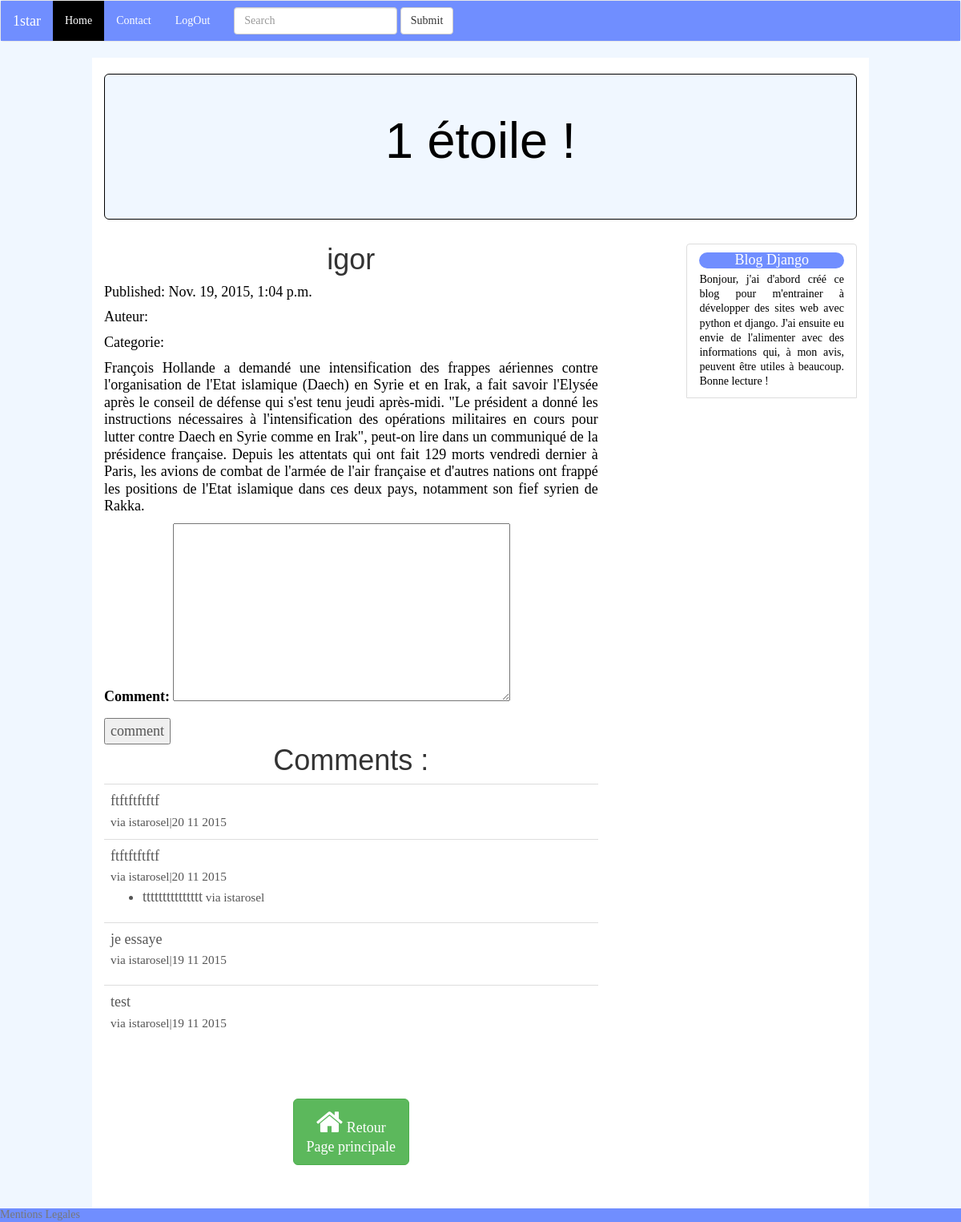
Screenshot of /parution/2/ (signed in) with the database file from the repository.
### blogdef/models.py (models this page shows, shortened)
class Parution(models.Model):
	titre = models.CharField(max_length=255,default="sans titre")
	auteur = models.CharField(max_length=100)
	contenu = models.TextField(default="blabla")
	classement = models.ForeignKey(TypeParution)
	date = models.DateTimeField(auto_now_add=True,auto_now=False,verbose_name="Date de parution")

### comments/models.py (models this page shows, shortened)
class Comment(models.Model):
	user = models.ForeignKey(MyUser)
	parent = models.ForeignKey("self",null=True,blank=True)
	path = models.CharField(max_length=350)
	parution = models.ForeignKey(Parution,null=True,blank=True)
	text = models.TextField()
	updated = models.DateTimeField(auto_now=True, auto_now_add=False)
	timestamp = models.DateTimeField(auto_now=False,auto_now_add=True)
	active = models.BooleanField(default=True)
	objects = CommentManager()
	class Meta:
		ordering = ['-timestamp']
	@property
	def get_comment(self):
		return self.text
	@property
	def is_child(self):
		if self.parent is not None:
			return True
		else :
			return False
	def get_children(self):
		if self.is_child:
			return None
		else :
			return Comment.objects.filter(parent=self)

### accounts/models.py (models this page shows, shortened)
class MyUser(AbstractBaseUser):
	username = models.CharField(max_length=255,unique=True)
	email = models.EmailField(verbose_name='email address',max_length=255,unique=True)
	first_name = models.CharField(max_length=120,null=True, blank=True)
	last_name = models.CharField(max_length=120,null=True, blank=True)
	is_member = models.BooleanField(default=False, verbose_name='tout contenu')
	is_active = models.BooleanField(default=True)
	is_admin = models.BooleanField(default=False)
	objects = MyUserManager()
	USERNAME_FIELD = 'username'
	REQUIRED_FIELDS = ['email']
	def __str__(self):              # __unicode__ on Python 2
	    return self.username

### blogdef/views.py (the view, shortened to what this page needs)
# urls.py: url(r'^parution/(?P<pk>[\d]+)/$','blogdef.views.publication_detail' , name='parution-detail'),
def publication_detail(request, pk):
	try :
		object = Parution.objects.get(pk=pk)
		comments = Comment.objects.filter(parution=object)
		comment_form = CommentForm(request.POST or None)
		context = {
					"object":object,
					"comments":comments,
				}
		context["comment_form"]=comment_form
		return render(request,"blogdef/parution_detail.html",context)
	except :
		raise Http404

### comments/forms.py
class CommentForm(forms.Form):
	comment = forms.CharField(widget=forms.Textarea)

### blogdef/templates/blogdef/parution_detail.html (shortened to what this page needs)
{% extends "base.html" %}
{% block enTete %}
<br/>
<div class="jumbotron">
  <h1>1 étoile !</h1>
</div>
{% endblock %}
{% block content %}
<h1>{{ object.titre }}</h1>
<p>Published: {{ object.date }}</p>
<p>Auteur: {{ objet.auteur }}</p>
<p>Categorie: {{ objet.classement }}</p>
{%  autoescape off %}
<p>{{ object.contenu }}</p>
{% endautoescape %}
	<div class="row">
		<div class="col-sm-12">
			<form method="POST" action="">
			{{comment_form.as_p}}
			<input type="submit" value="comment" />
			</form>
			<h1>Comments : </h1>
			<table class='table'>
			{% for comment in comments %}
			<tr><td>{{comment.get_comment}}
				<br/><small>via {{comment.user}}|{{comment.timestamp|date:"d m Y"}}</small>
			{% if not comment.is_child %}
			<ul>
			{% for child in comment.get_children%}
			<li>{{child.get_comment}}<small> via {{child.user}}</small>
			{% endfor %}
			</ul>
			{% endif %}
			</td></tr>
			{% endfor %}
			</table>
		</div>
	</div>
{% endblock %}
{% block suite%}
<br/>
<br/>
<div class="text-center">
<a class="btn btn-lg btn-success" href="{% url 'liste' %}">
  <i class="fa fa-home fa-2x"></i> Retour<br>Page principale</a>
</div>
<br/>
<br/>
{% endblock %}

### static_in_project/ourStatic/css/blog.css (style rules this page uses)
.jumbotron { background-color: #F0F7FF; border: 1px solid; color: black; font-family: Helvetica, "Times New Roman", Times, serif; }
h1, .h1, h2, .h2, h3, .h3, h4, .h4, h5, .h5, h6, .h6 { margin-top: 0; font-family: Helvetica, "Times New Roman", Times, serif; font-weight: normal; color: #333; }
h1 { text-align: center; }
p { font-family: Georgia, "Times New Roman", Times, serif; color: black; text-align: justify; line-height: 1.2; }

### rows the page displays
Parution: titre "igor", date "Nov. 19, 2015, 1:04 p.m.", contenu "François Hollande a demandé une intensification des frappes aériennes contre l'organisation de l'Etat islamique (Daech) en Syrie et en Irak, a fait savoir l'Elysée après le conseil de défense qui s'est tenu jeudi après-midi. \"Le président a donné les instructions nécessaires à l'intensification des opérations militaires en cours pour lutter contre Daech en Syrie comme en Irak\", peut-on lire dans un communiqué de la présidence française. Depuis les attentats qui ont fait 129 morts vendredi dernier à Paris, les avions de combat de l'armée de l'air française et d'autres nations ont frappé les positions de l'Etat islamique dans ces deux pays, notamment son fief syrien de Rakka."
Comment: get_comment "ftftftftftf", user "istarosel", timestamp "20 11 2015"
Comment: get_comment "ftftftftftf", user "istarosel", timestamp "20 11 2015"
Comment: get_comment "ttttttttttttttt", user "istarosel"
Comment: get_comment "je essaye", user "istarosel", timestamp "19 11 2015"
Comment: get_comment "test", user "istarosel", timestamp "19 11 2015"
